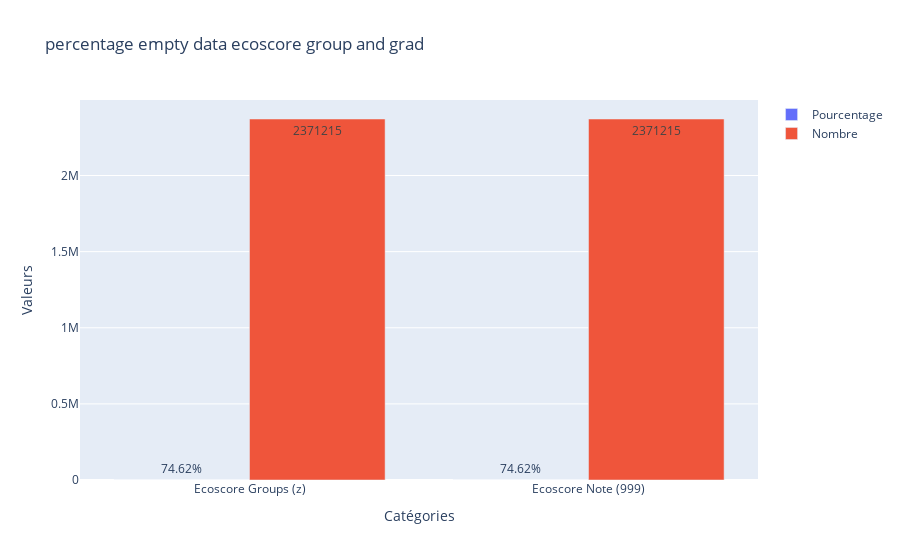

Notebook code for this chart:
### Code cell
fig = go.Figure()
fig.add_trace(go.Bar(
    x=labels,
    y=values,
    name='Pourcentage',
    text=[f'{v:.2f}%' for v in values],
    textposition='auto'
))
fig.add_trace(go.Bar(
    x=labels,
    y=counts_values,
    name='Nombre',
    text=[str(v) for v in counts_values],
    textposition='auto'
))
fig.update_layout(
    title='percentage empty data ecoscore group and grad',
    xaxis_title='Catégories',
    yaxis_title='Valeurs',
    barmode='group'
)
fig.show()

### Figure 1 — Plotly figure (JSON) as saved in the notebook; plotly's stock layout.template omitted (floating-point values rounded to 4 significant figures)
{"data": [{"name": "Pourcentage", "text": ["74.62%", "74.62%"], "textposition": "auto", "type": "bar", "x": ["Ecoscore Groups (z)", "Ecoscore Note (999)"], "y": [74.62, 74.62]}, {"name": "Nombre", "text": ["2371215", "2371215"], "textposition": "auto", "type": "bar", "x": ["Ecoscore Groups (z)", "Ecoscore Note (999)"], "y": [2371215, 2371215]}], "layout": {"barmode": "group", "title": {"text": "percentage empty data ecoscore group and grad"}, "xaxis": {"title": {"text": "Catégories"}}, "yaxis": {"title": {"text": "Valeurs"}}}}
